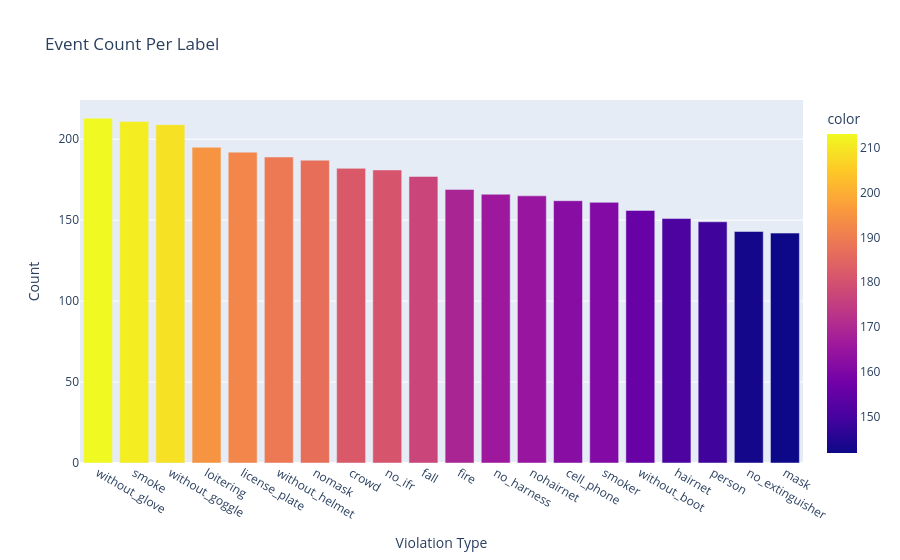

Notebook code cell kept with this figure:
### Code cell
fig = px.bar(
    x=label_counts.index,
    y=label_counts.values,
    title="Event Count Per Label",
    labels={
        'x':'Violation Type',
        'y':'Count'
    },
    color=label_counts.values
)

fig.show()

### Figure 1 — Plotly figure (JSON) as saved in the notebook; plotly's stock layout.template omitted (floating-point values rounded to 4 significant figures)
{"data": [{"alignmentgroup": "True", "hovertemplate": "Violation Type=%{x}<br>Count=%{y}<br>color=%{marker.color}<extra></extra>", "legendgroup": "", "marker": {"color": [213, 211, 209, 195, 192, 189, 187, 182, 181, 177, 169, 166, 165, 162, 161, 156, 151, 149, 143, 142], "coloraxis": "coloraxis", "pattern": {"shape": ""}}, "name": "", "offsetgroup": "", "orientation": "v", "showlegend": false, "textposition": "auto", "type": "bar", "x": ["without_glove", "smoke", "without_goggle", "loitering", "license_plate", "without_helmet", "nomask", "crowd", "no_ifr", "fall", "fire", "no_harness", "nohairnet", "cell_phone", "smoker", "without_boot", "hairnet", "person", "no_extinguisher", "mask"], "xaxis": "x", "y": [213, 211, 209, 195, 192, 189, 187, 182, 181, 177, 169, 166, 165, 162, 161, 156, 151, 149, 143, 142], "yaxis": "y"}], "layout": {"autosize": true, "barmode": "relative", "coloraxis": {"colorbar": {"title": {"text": "color"}}, "colorscale": [[0, "#0d0887"], [0.1111, "#46039f"], [0.2222, "#7201a8"], [0.3333, "#9c179e"], [0.4444, "#bd3786"], [0.5556, "#d8576b"], [0.6667, "#ed7953"], [0.7778, "#fb9f3a"], [0.8889, "#fdca26"], [1, "#f0f921"]]}, "legend": {"tracegroupgap": 0}, "title": {"text": "Event Count Per Label"}, "xaxis": {"anchor": "y", "autorange": true, "domain": [0, 1], "range": [-0.5, 19.5], "title": {"text": "Violation Type"}, "type": "category"}, "yaxis": {"anchor": "x", "autorange": true, "domain": [0, 1], "range": [0, 224.2], "title": {"text": "Count"}, "type": "linear"}}}
